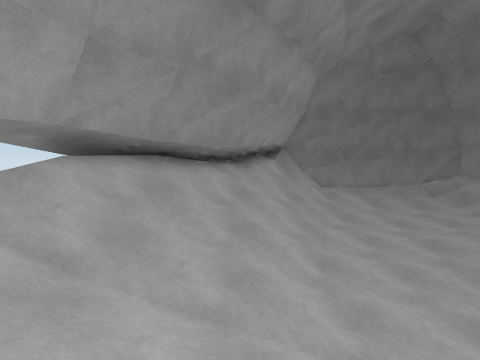
view 1 (above)

12 first-person views from a walk through a scene from a Unity 3-D project. The camera is 1.5 m above the floor, tilts 4° down and sees 80° across. The floor is counted in squares, 1 m on a side. Each view is taken from the middle of a square. On the plan, view 1 faces up. The plan holds only what a view shows up to about 14 squares ahead; the rest is blank. The place goes on beyond the plan.

view 2
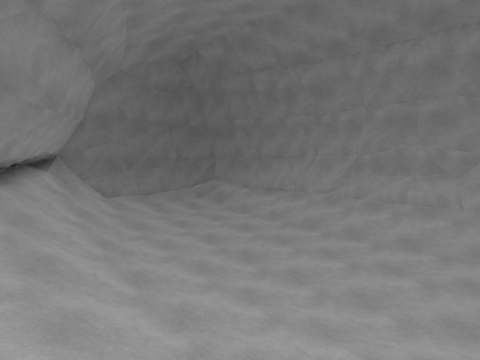

view 3
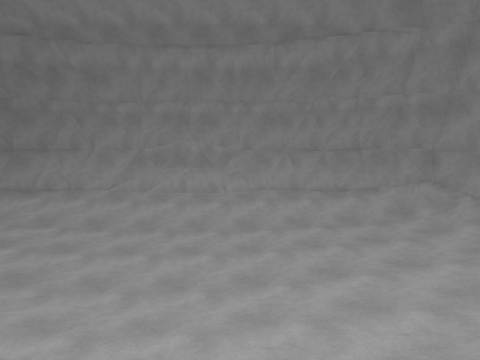

view 4
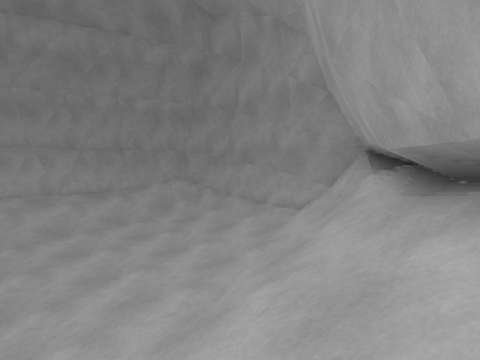

view 5
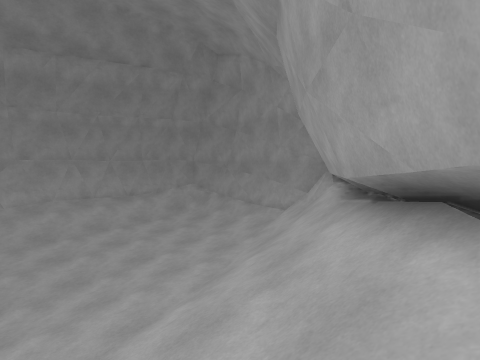

view 6
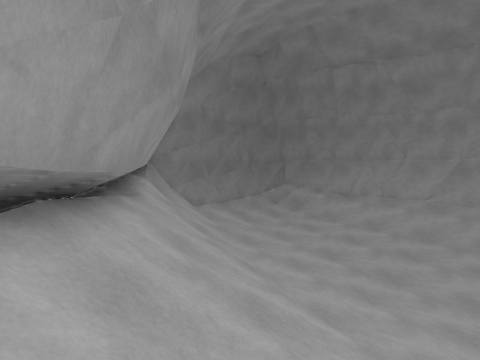

view 7
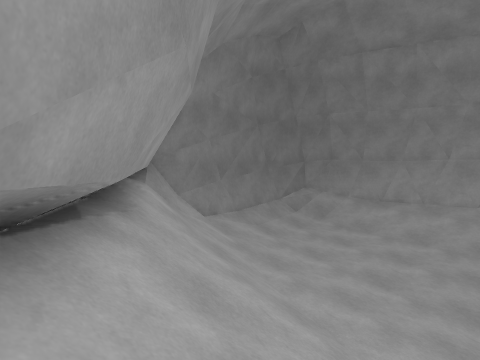

view 8
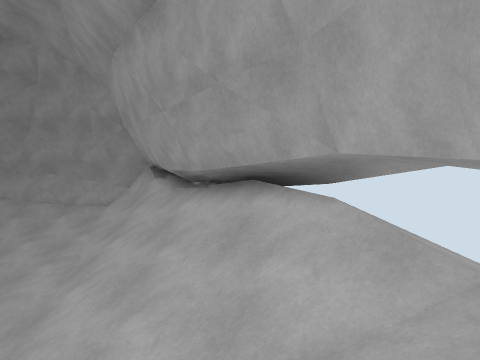

view 9
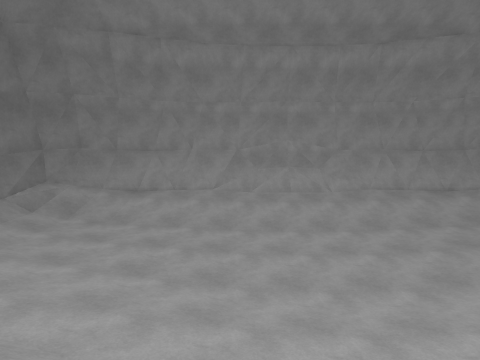

view 10
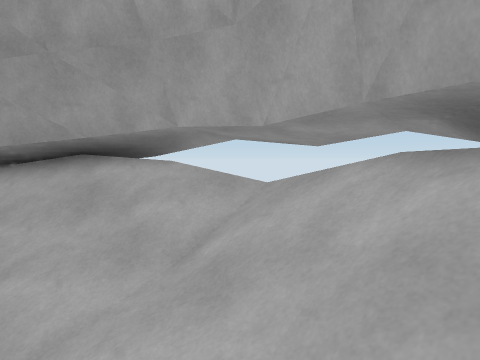

view 11
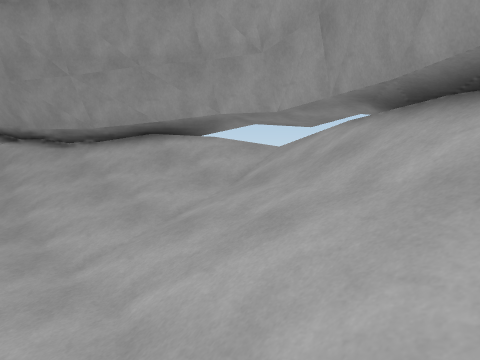

view 12
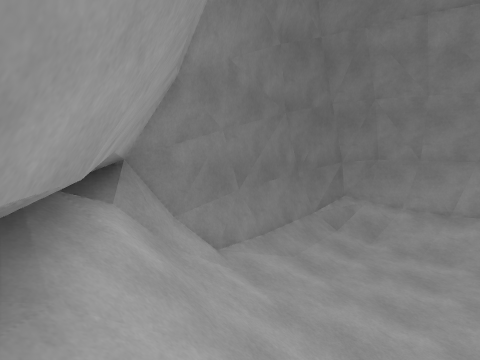

### Floor plan
Key: @ floor where view 1 was taken; # wall or solid block; . main floor; : floor 0.25 m higher than the main floor; - floor 0.25 m lower than the main floor; + floor 0.5 m higher than the main floor; / step, stairs or slope; = window, fence, low wall or low ledge.
Columns run from 4 left of view 1 to 13 right of it. Each row starts with its distance up from view 1.
 14      ############
 13      ##/////////##
 12     ##/////+++//##
 11    ##=///++::+///#
 10   ###///+:::::///#
  9   ##///+::.:::///#
  8  ##=///::....:///#
  7  ##////:..-..:///#
  6 ##/////..---..///#
  5 #/////..----..///#
  4 #/////..----..///#
  3 #/////..----..///#
  2 #/////..----..///#
  1 ##/////..---..///#
  0 ###/@//:..-..:///#
 -1  ##=///::....:///#
 -2   ##=//:::.:::///#
 -3    ##///+:::::///#
 -4    ###///+:::+//=#
 -5     ##/////+++//##
 -6      ##////////=#
 -7      ############

Positions as (right, up) in squares from view 1, and headings:
1: (0, 0), facing up
2: (-1, 0), facing up-right
3: (-1, 1), facing right
4: (-1, 1), facing down-right
5: (-3, 3), facing down-right
6: (-3, 4), facing up-right
7: (-2, 6), facing up-right
8: (-2, 6), facing down
9: (-1, 6), facing right
10: (0, 7), facing down-left
11: (3, 9), facing down-left
12: (0, 9), facing up-right
